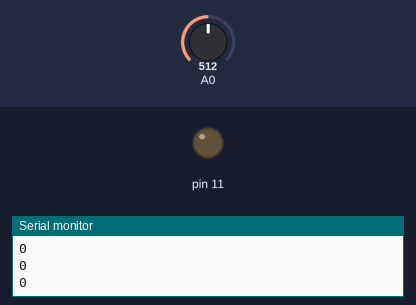
A sketch run on a simulated Arduino Uno, built with avr-gcc and run on an emulated ATmega328P. Shown: output pins drawn as LEDs (lit = HIGH), the last lines printed to the serial monitor. The test bench sets the inputs (shaded band); at power-on: A0 = 512.

Above: at 1.2 s.
1.3 s: A0 set to 530
At 2.2 s:
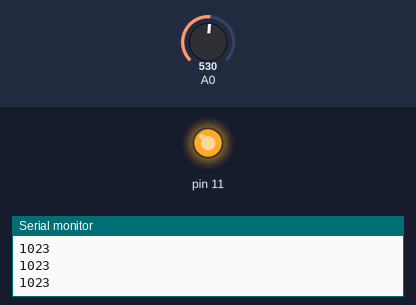
2.8 s: A0 set to 511
At 3.3 s:
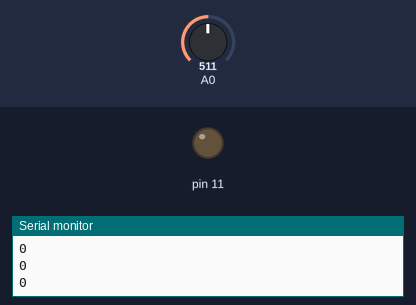
4.3 s: A0 set to 716
At 5.7 s:
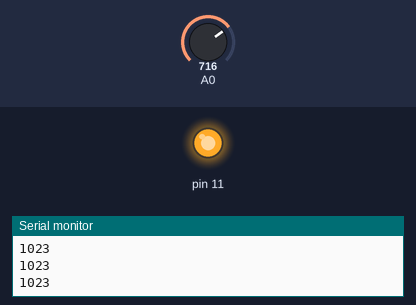
Timing chart, 0 to 7.3 s (numbered marks = the images above; inputs shaded):
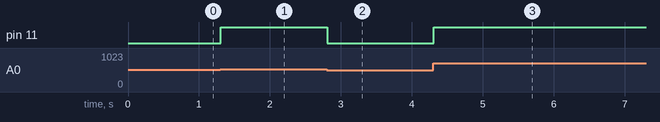

Measured:
- the behaviour switches between 512 and 513 on A0 (found by bisection; images 0 and 1)
- after the input at 1.3 s, pin 11: LOW → HIGH at once
- after the input at 2.8 s, pin 11: HIGH → LOW at once
- after the input at 4.3 s, pin 11: LOW → HIGH at once

The sketch:

MosFet.ino
```cpp
#include <TinkerKit.h>

TKMosFet mos(O0);
TKPotentiometer pot(I0);

void setup() {
  Serial.begin(9600);
}


void loop()
{
  int val = pot.read();
  mos.write(val);
  Serial.println(val, DEC);
  delay(10);
}
```
